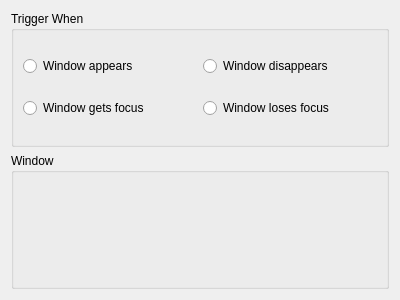
<ui version="4.0" >
 <class>WindowTriggerWidget</class>
 <widget class="QWidget" name="WindowTriggerWidget" >
  <property name="geometry" >
   <rect>
    <x>0</x>
    <y>0</y>
    <width>400</width>
    <height>300</height>
   </rect>
  </property>
  <layout class="QVBoxLayout" name="verticalLayout" >
   <item>
    <widget class="QGroupBox" name="when_group" >
     <property name="title" >
      <string>Trigger When</string>
     </property>
     <layout class="QGridLayout" name="gridLayout" >
      <item row="0" column="0" >
       <widget class="QRadioButton" name="window_appears" >
        <property name="text" >
         <string>Window appears</string>
        </property>
       </widget>
      </item>
      <item row="0" column="1" >
       <widget class="QRadioButton" name="window_disappears" >
        <property name="text" >
         <string>Window disappears</string>
        </property>
       </widget>
      </item>
      <item row="1" column="0" >
       <widget class="QRadioButton" name="window_gets_focus" >
        <property name="text" >
         <string>Window gets focus</string>
        </property>
       </widget>
      </item>
      <item row="1" column="1" >
       <widget class="QRadioButton" name="window_lost_focus" >
        <property name="text" >
         <string>Window loses focus</string>
        </property>
       </widget>
      </item>
     </layout>
    </widget>
   </item>
   <item>
    <widget class="QGroupBox" name="window_group" >
     <property name="title" >
      <string>Window</string>
     </property>
    </widget>
   </item>
  </layout>
 </widget>
 <connections/>
</ui>
